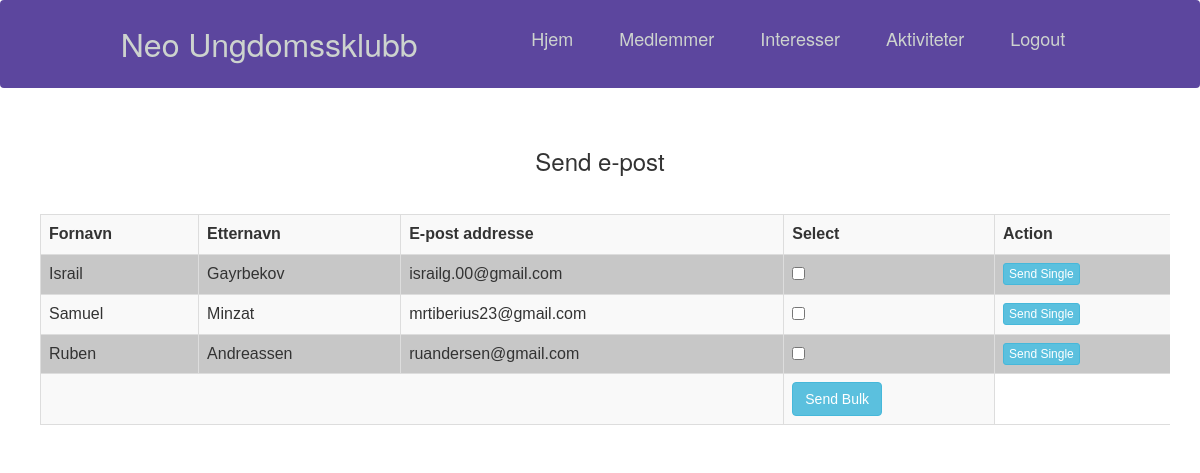
Page /mail1/bulk_email.php on the committed database.
### tables this page shows
CREATE TABLE `medlemer` (
  `id` int(255) NOT NULL,
  `fornavn` varchar(255) DEFAULT NULL,
  `etternavn` varchar(255) DEFAULT NULL,
  `gateadresse` varchar(255) DEFAULT NULL,
  `postnummer` int(255) DEFAULT NULL,
  `poststed` varchar(255) DEFAULT NULL,
  `mobilnummer` int(255) NOT NULL,
  `email` varchar(255) DEFAULT NULL,
  `fødselsdato` date DEFAULT NULL,
  `kjønn` varchar(255) DEFAULT NULL,
  `interesser` varchar(255) DEFAULT NULL,
  `inetresser1` varchar(255) NOT NULL,
  `msiden` varchar(255) DEFAULT NULL,
  `roles` varchar(255) DEFAULT NULL,
  `kontingentstatus` varchar(255) DEFAULT NULL
);

### mail1/bulk_email.php (the view, shortened to what this page needs)
<html>
	<head>
		<link rel="stylesheet" href="../css/aktivitet.css">
	</head>
	<body>
    <nav class="navbar">
        <div class="logo">Neo Ungdomssklubb</div>
        <ul class="nav-links">
            <div class="menu">
                <li><a href="../home/home.php">Hjem</a></li>
                <li><a href="../medlemer/medlemer.php">Medlemmer</a></li>
                <li><a href="../interesser/interesser.php">Interesser</a></li>
                <li><a href="../aktiviteter/aktiviteter.php">Aktiviteter</a></li>
                <li><a href="../db/logout.php">Logout</a></li>
            </div>
        </ul>
    </nav>
		<main>
			<div class="innertube">
                <?php
                $status= "ubetalt";
                $connect = new PDO("mysql:host=localhost;dbname=prosjekt", "root", "");
                $query = "SELECT * FROM medlemer WHERE kontingentstatus = '$status' ORDER BY id ";
                $statement = $connect->prepare($query);
                $statement->execute();
                $result = $statement->fetchAll();
                ?>
                <!DOCTYPE html>
                <html>
                <head>
                <link rel="stylesheet" href="https://maxcdn.bootstrapcdn.com/bootstrap/3.3.6/css/bootstrap.min.css" />
                </head>
                <body>
                <br />
                <div class="container">
                <h3 align="center">Send e-post</h3>
                <br />
                <div class="table-responsive">
                    <table class="table table-bordered table-striped">
                    <tr>
                    <th>Fornavn</th>
                    <th>Etternavn</th>
                    <th>E-post addresse</th>
                    <th>Select</th>
                    <th>Action</th>
                    </tr>
                    <?php
                    $count = 0;
                    foreach($result as $row)
                    {
                    $count++;
                    echo '
                    <tr>
                    <td>'.$row["fornavn"].'</td>
                    <td>'.$row["etternavn"].'</td>
                    <td>'.$row["email"].'</td>
                    <td>
                        <input type="checkbox" name="single_select" class="single_select" data-email="'.$row["email"].'" data-name="'.$row["fornavn"].'" />
                    </td>
                    <td><button type="button" name="email_button" class="btn btn-info btn-xs email_button" id="'.$count.'" data-email="'.$row["email"].'" data-name="'.$row["fornavn"].'" data-action="single">Send Single</button></td>
                    </tr>
                    ';
                    }
                    ?>
                    <tr>
                    <td colspan="3"></td>
                    <td><button type="button" name="bulk_email" class="btn btn-info email_button" id="bulk_email" data-action="bulk">Send Bulk</button></td></td>
                    </table>
                </div>
                </div>
                </body>
                </html>
			</div>
		</main>
	</body>
</html>

### css/aktivitet.css (style rules this page uses)
* { margin: 0; padding: 0; box-sizing: border-box; text-align: center; }
body { background-color: rgb(199, 199, 199); }
table { font-family: arial, sans-serif; border-collapse: collapse; width: 95%; margin: 10px; }
td, th { border: 1px solid #000000; text-align: left; padding: 8px; }
tr:nth-child(even) { background-color: rgb(199, 199, 199); }
tr:nth-child(odd) { background-color: #9882db; }
.btn:not(:disabled):not(.disabled) { cursor: pointer; }
a { text-decoration: none; }
li { list-style: none; }
.navbar { display: flex; align-items: center; justify-content: space-between; padding: 20px; background-color: #5c469e; color: #CDD3CE; }
.nav-links a { color: #CDD3CE; }
.logo { font-size: 32px; }
.menu { display: flex; gap: 1em; font-size: 18px; }
.menu li { padding: 5px 14px; }

### rows in the picture
medlemer: fornavn "Israil", etternavn "Gayrbekov", email "israilg.00@gmail.com"
medlemer: fornavn "Samuel", etternavn "Minzat", email "mrtiberius23@gmail.com"
medlemer: fornavn "Ruben", etternavn "Andreassen", email "ruandersen@gmail.com"
